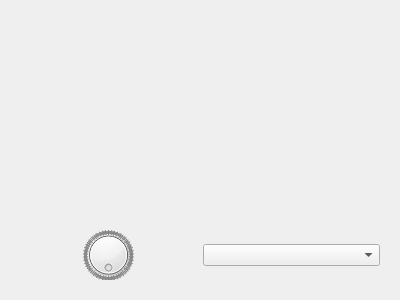
<?xml version="1.0" encoding="UTF-8"?>
<ui version="4.0">
 <class>ThetaSliceView</class>
 <widget class="QWidget" name="ThetaSliceView">
  <property name="geometry">
   <rect>
    <x>0</x>
    <y>0</y>
    <width>400</width>
    <height>300</height>
   </rect>
  </property>
  <property name="windowTitle">
   <string>Form</string>
  </property>
  <layout class="QVBoxLayout" name="verticalLayout">
   <item>
    <widget class="ThetaSliceWidget" name="widget" native="true">
     <property name="sizePolicy">
      <sizepolicy hsizetype="Preferred" vsizetype="Minimum">
       <horstretch>0</horstretch>
       <verstretch>0</verstretch>
      </sizepolicy>
     </property>
    </widget>
   </item>
   <item>
    <widget class="QWidget" name="tools" native="true">
     <property name="sizePolicy">
      <sizepolicy hsizetype="Preferred" vsizetype="Fixed">
       <horstretch>0</horstretch>
       <verstretch>0</verstretch>
      </sizepolicy>
     </property>
     <layout class="QHBoxLayout" name="horizontalLayout">
      <item>
       <widget class="QDial" name="dial">
        <property name="maximum">
         <number>1023</number>
        </property>
        <property name="wrapping">
         <bool>true</bool>
        </property>
        <property name="notchesVisible">
         <bool>true</bool>
        </property>
       </widget>
      </item>
      <item>
       <widget class="QComboBox" name="comboBox"/>
      </item>
     </layout>
    </widget>
   </item>
  </layout>
 </widget>
 <customwidgets>
  <customwidget>
   <class>ThetaSliceWidget</class>
   <extends>QWidget</extends>
   <header>thetaslicewidget.h</header>
   <container>1</container>
   <slots>
    <signal>objectRequested(QWidget*,QPointF,float)</signal>
    <signal>objectChanged(int,QPointF,float)</signal>
    <slot>setAngle1024(int)</slot>
   </slots>
  </customwidget>
 </customwidgets>
 <resources/>
 <connections>
  <connection>
   <sender>dial</sender>
   <signal>valueChanged(int)</signal>
   <receiver>widget</receiver>
   <slot>setAngle1024(int)</slot>
   <hints>
    <hint type="sourcelabel">
     <x>138</x>
     <y>252</y>
    </hint>
    <hint type="destinationlabel">
     <x>136</x>
     <y>199</y>
    </hint>
   </hints>
  </connection>
  <connection>
   <sender>widget</sender>
   <signal>objectRequested(QWidget*,QPointF,float)</signal>
   <receiver>ThetaSliceView</receiver>
   <slot>addObject(QWidget*,QPointF,float)</slot>
   <hints>
    <hint type="sourcelabel">
     <x>199</x>
     <y>116</y>
    </hint>
    <hint type="destinationlabel">
     <x>199</x>
     <y>149</y>
    </hint>
   </hints>
  </connection>
  <connection>
   <sender>widget</sender>
   <signal>objectChanged(int,QPointF,float)</signal>
   <receiver>ThetaSliceView</receiver>
   <slot>updateObject(int,QPointF,float)</slot>
   <hints>
    <hint type="sourcelabel">
     <x>199</x>
     <y>116</y>
    </hint>
    <hint type="destinationlabel">
     <x>199</x>
     <y>149</y>
    </hint>
   </hints>
  </connection>
 </connections>
 <slots>
  <slot>addObject(QWidget*,QPointF,float)</slot>
  <slot>updateObject(int,QPointF,float)</slot>
 </slots>
</ui>
